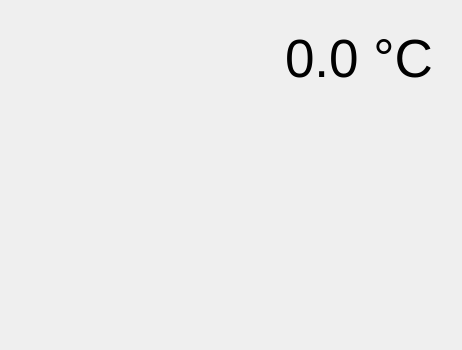
<?xml version="1.0" encoding="UTF-8"?>
<ui version="4.0">
 <class>ForecastWidget</class>
 <widget class="QWidget" name="ForecastWidget">
  <property name="geometry">
   <rect>
    <x>0</x>
    <y>0</y>
    <width>460</width>
    <height>350</height>
   </rect>
  </property>
  <property name="windowTitle">
   <string>Form</string>
  </property>
  <layout class="QVBoxLayout" name="verticalLayout">
   <item>
    <widget class="QFrame" name="forecastFrame">
     <property name="sizePolicy">
      <sizepolicy hsizetype="Preferred" vsizetype="Expanding">
       <horstretch>0</horstretch>
       <verstretch>0</verstretch>
      </sizepolicy>
     </property>
     <property name="frameShape">
      <enum>QFrame::NoFrame</enum>
     </property>
     <property name="frameShadow">
      <enum>QFrame::Raised</enum>
     </property>
     <layout class="QHBoxLayout" name="forecastFrameLayout">
      <item>
       <widget class="QFrame" name="svgFrame">
        <property name="sizePolicy">
         <sizepolicy hsizetype="Fixed" vsizetype="Fixed">
          <horstretch>0</horstretch>
          <verstretch>0</verstretch>
         </sizepolicy>
        </property>
        <property name="minimumSize">
         <size>
          <width>250</width>
          <height>250</height>
         </size>
        </property>
        <property name="frameShape">
         <enum>QFrame::NoFrame</enum>
        </property>
        <property name="frameShadow">
         <enum>QFrame::Raised</enum>
        </property>
        <layout class="QVBoxLayout" name="svgFrameLayout"/>
       </widget>
      </item>
      <item>
       <widget class="QFrame" name="dataFrame">
        <property name="frameShape">
         <enum>QFrame::NoFrame</enum>
        </property>
        <property name="frameShadow">
         <enum>QFrame::Raised</enum>
        </property>
        <layout class="QVBoxLayout" name="dataFrameLayout">
         <item>
          <widget class="QLabel" name="lbTemperature">
           <property name="font">
            <font>
             <pointsize>40</pointsize>
            </font>
           </property>
           <property name="text">
            <string>0.0 °C</string>
           </property>
          </widget>
         </item>
         <item>
          <spacer name="verticalSpacer">
           <property name="orientation">
            <enum>Qt::Vertical</enum>
           </property>
           <property name="sizeHint" stdset="0">
            <size>
             <width>20</width>
             <height>40</height>
            </size>
           </property>
          </spacer>
         </item>
        </layout>
       </widget>
      </item>
     </layout>
    </widget>
   </item>
   <item>
    <spacer name="forecastSpacerBottom">
     <property name="orientation">
      <enum>Qt::Vertical</enum>
     </property>
     <property name="sizeHint" stdset="0">
      <size>
       <width>20</width>
       <height>118</height>
      </size>
     </property>
    </spacer>
   </item>
  </layout>
 </widget>
 <resources/>
 <connections/>
</ui>
